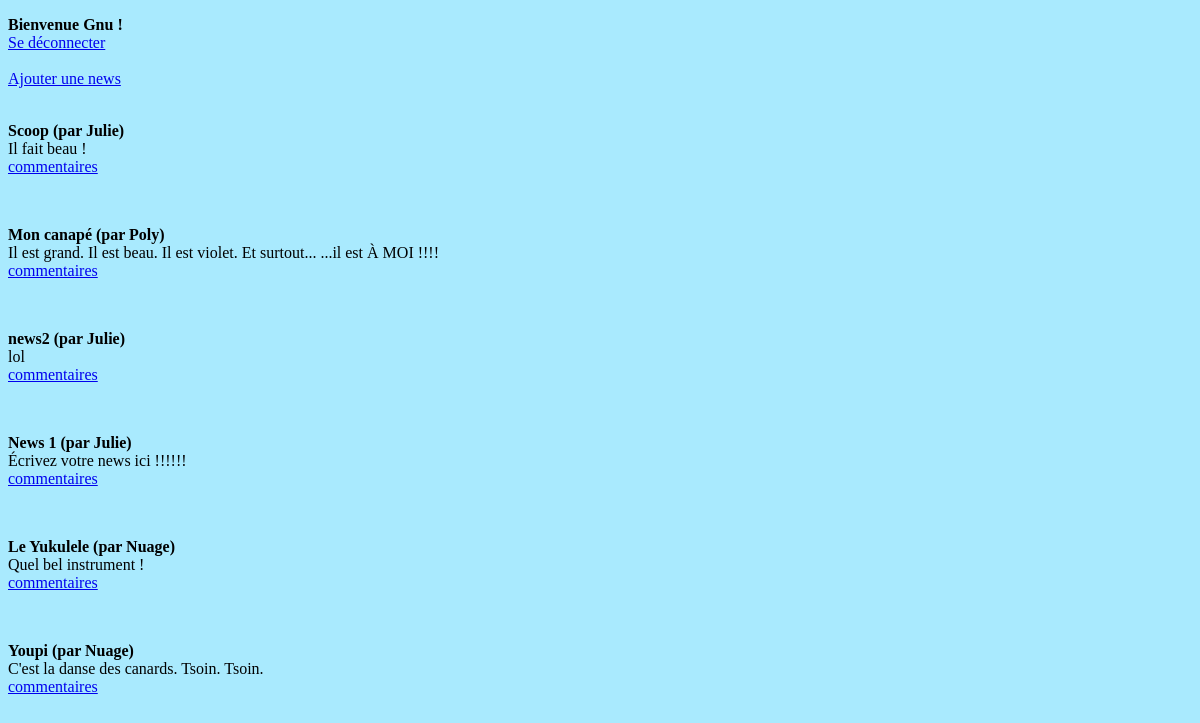
Page /index.php (signed in) on the committed database.
### tables this page shows
CREATE TABLE IF NOT EXISTS `news` (
  `id` int(11) NOT NULL AUTO_INCREMENT,
  `titre` varchar(60) NOT NULL,
  `contenu` text NOT NULL,
  PRIMARY KEY (`id`)
);

### fonctions.php (the view, shortened to what this page needs)
<?php
function affichage_news($bdd)
{
	$req = $bdd->query('SELECT id, titre, contenu FROM news ORDER BY id DESC');
	while ($donnees = $req->fetch())
	{
		echo '<p> <span class="gras" id="'.$donnees['id'].'">'.$donnees['titre'].'</span><br />'
		.$donnees['contenu'].'<br />';
		echo '<a href="ajout_commentaire.php?id='.$donnees['id'].'">commentaires</a></p><br />';
	}
}
?>

### LeStyle.css (style rules this page uses)
body { background-color: #A9EAFE; }
.gras { font-weight: bold; }

### rows in the picture
news: titre "Scoop (par Julie)", contenu "Il fait beau !"
news: titre "Mon canapé (par Poly)", contenu "Il est grand. Il est beau. Il est violet. Et surtout... ...il est À MOI !!!!"
news: titre "news2 (par Julie)", contenu "lol"
news: titre "News 1 (par Julie)", contenu "Écrivez votre news ici !!!!!!"
news: titre "Le Yukulele (par Nuage)", contenu "Quel bel instrument !"
news: titre "Youpi (par Nuage)", contenu "C'est la danse des canards. Tsoin. Tsoin."

### other values in the picture
$_SESSION['pseudo'] "Gnu"
